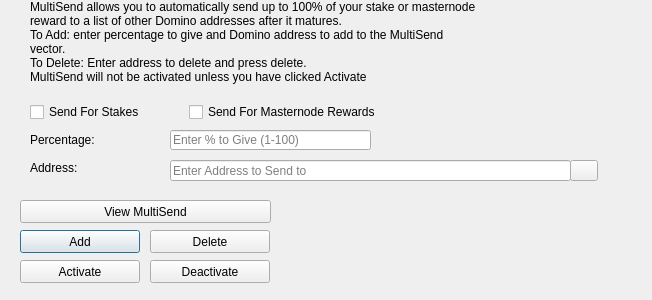
<?xml version="1.0" encoding="UTF-8"?>
<ui version="4.0">
 <class>MultiSendDialog</class>
 <widget class="QDialog" name="MultiSendDialog">
  <property name="windowModality">
   <enum>Qt::NonModal</enum>
  </property>
  <property name="geometry">
   <rect>
    <x>0</x>
    <y>0</y>
    <width>652</width>
    <height>300</height>
   </rect>
  </property>
  <property name="windowTitle">
   <string>MultiSend</string>
  </property>
  <widget class="QLineEdit" name="multiSendPercentEdit">
   <property name="geometry">
    <rect>
     <x>170</x>
     <y>130</y>
     <width>201</width>
     <height>20</height>
    </rect>
   </property>
   <property name="toolTip">
    <string>Enter whole numbers 1 - 100</string>
   </property>
   <property name="placeholderText">
    <string>Enter % to Give (1-100)</string>
   </property>
  </widget>
  <widget class="QLineEdit" name="multiSendAddressEdit">
   <property name="geometry">
    <rect>
     <x>170</x>
     <y>160</y>
     <width>401</width>
     <height>21</height>
    </rect>
   </property>
   <property name="toolTip">
    <string/>
   </property>
   <property name="placeholderText">
    <string>Enter Address to Send to</string>
   </property>
  </widget>
  <widget class="QLabel" name="label_2">
   <property name="geometry">
    <rect>
     <x>30</x>
     <y>0</y>
     <width>451</width>
     <height>121</height>
    </rect>
   </property>
   <property name="lineWidth">
    <number>1</number>
   </property>
   <property name="text">
    <string>MultiSend allows you to automatically send up to 100% of your stake or masternode reward to a list of other Domino addresses after it matures.
To Add: enter percentage to give and Domino address to add to the MultiSend vector.
To Delete: Enter address to delete and press delete.
MultiSend will not be activated unless you have clicked Activate</string>
   </property>
   <property name="alignment">
    <set>Qt::AlignLeading|Qt::AlignLeft|Qt::AlignTop</set>
   </property>
   <property name="wordWrap">
    <bool>true</bool>
   </property>
  </widget>
  <widget class="QLabel" name="message">
   <property name="geometry">
    <rect>
     <x>290</x>
     <y>200</y>
     <width>351</width>
     <height>91</height>
    </rect>
   </property>
   <property name="text">
    <string/>
   </property>
  </widget>
  <widget class="QPushButton" name="addButton">
   <property name="geometry">
    <rect>
     <x>20</x>
     <y>230</y>
     <width>120</width>
     <height>23</height>
    </rect>
   </property>
   <property name="toolTip">
    <string/>
   </property>
   <property name="statusTip">
    <string>Add to MultiSend Vector</string>
   </property>
   <property name="text">
    <string>Add</string>
   </property>
  </widget>
  <widget class="QPushButton" name="disableButton">
   <property name="geometry">
    <rect>
     <x>150</x>
     <y>260</y>
     <width>120</width>
     <height>23</height>
    </rect>
   </property>
   <property name="statusTip">
    <string>Deactivate MultiSend</string>
   </property>
   <property name="text">
    <string>Deactivate</string>
   </property>
  </widget>
  <widget class="QPushButton" name="addressBookButton">
   <property name="geometry">
    <rect>
     <x>570</x>
     <y>160</y>
     <width>28</width>
     <height>21</height>
    </rect>
   </property>
   <property name="toolTip">
    <string>Choose an address from the address book</string>
   </property>
   <property name="text">
    <string/>
   </property>
   <property name="icon">
    <iconset resource="../domino.qrc">
     <normaloff>:/icons/address-book</normaloff>:/icons/address-book</iconset>
   </property>
   <property name="shortcut">
    <string>Alt+A</string>
   </property>
   <property name="autoDefault">
    <bool>false</bool>
   </property>
  </widget>
  <widget class="QLabel" name="label">
   <property name="geometry">
    <rect>
     <x>30</x>
     <y>130</y>
     <width>121</width>
     <height>20</height>
    </rect>
   </property>
   <property name="toolTip">
    <string>Percentage of stake to send</string>
   </property>
   <property name="text">
    <string>Percentage:</string>
   </property>
  </widget>
  <widget class="QLabel" name="label_5">
   <property name="geometry">
    <rect>
     <x>30</x>
     <y>160</y>
     <width>111</width>
     <height>16</height>
    </rect>
   </property>
   <property name="toolTip">
    <string>Address to send portion of stake to</string>
   </property>
   <property name="text">
    <string>Address:</string>
   </property>
  </widget>
  <widget class="QPushButton" name="deleteButton">
   <property name="geometry">
    <rect>
     <x>150</x>
     <y>230</y>
     <width>120</width>
     <height>23</height>
    </rect>
   </property>
   <property name="toolTip">
    <string/>
   </property>
   <property name="statusTip">
    <string>Delete Address From MultiSend Vector</string>
   </property>
   <property name="text">
    <string>Delete</string>
   </property>
  </widget>
  <widget class="QPushButton" name="activateButton">
   <property name="geometry">
    <rect>
     <x>20</x>
     <y>260</y>
     <width>120</width>
     <height>23</height>
    </rect>
   </property>
   <property name="statusTip">
    <string>Activate MultiSend</string>
   </property>
   <property name="text">
    <string>Activate</string>
   </property>
  </widget>
  <widget class="QPushButton" name="viewButton">
   <property name="geometry">
    <rect>
     <x>20</x>
     <y>200</y>
     <width>251</width>
     <height>23</height>
    </rect>
   </property>
   <property name="toolTip">
    <string/>
   </property>
   <property name="statusTip">
    <string>View MultiSend Vector</string>
   </property>
   <property name="text">
    <string>View MultiSend</string>
   </property>
  </widget>
  <widget class="QWidget" name="horizontalLayoutWidget">
   <property name="geometry">
    <rect>
     <x>30</x>
     <y>100</y>
     <width>351</width>
     <height>24</height>
    </rect>
   </property>
   <layout class="QHBoxLayout" name="horizontalLayout">
    <item>
     <widget class="QCheckBox" name="multiSendStakeCheckBox">
      <property name="text">
       <string>Send For Stakes</string>
      </property>
     </widget>
    </item>
    <item>
     <widget class="QCheckBox" name="multiSendMasternodeCheckBox">
      <property name="text">
       <string>Send For Masternode Rewards</string>
      </property>
     </widget>
    </item>
   </layout>
  </widget>
 </widget>
 <resources>
  <include location="../domino.qrc"/>
 </resources>
 <connections/>
</ui>
